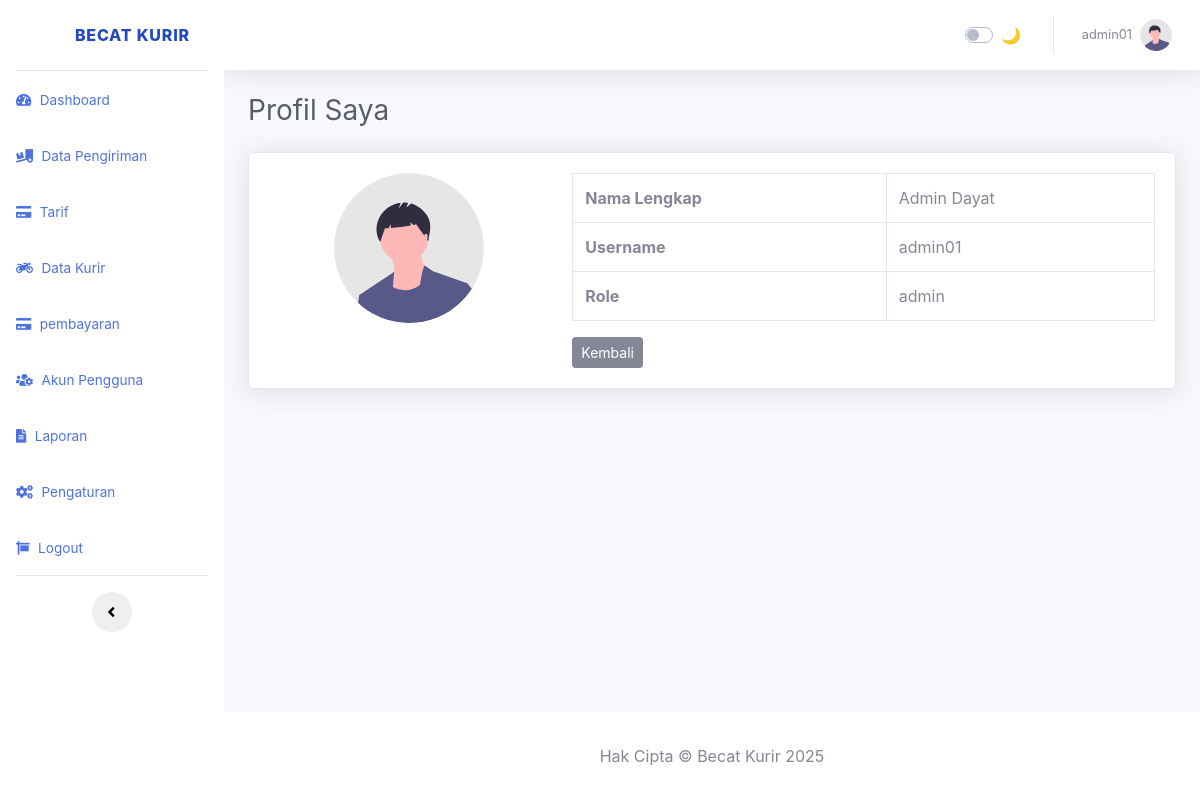
Page /admin-kurir/profil.php (signed in) on the earlier database version.
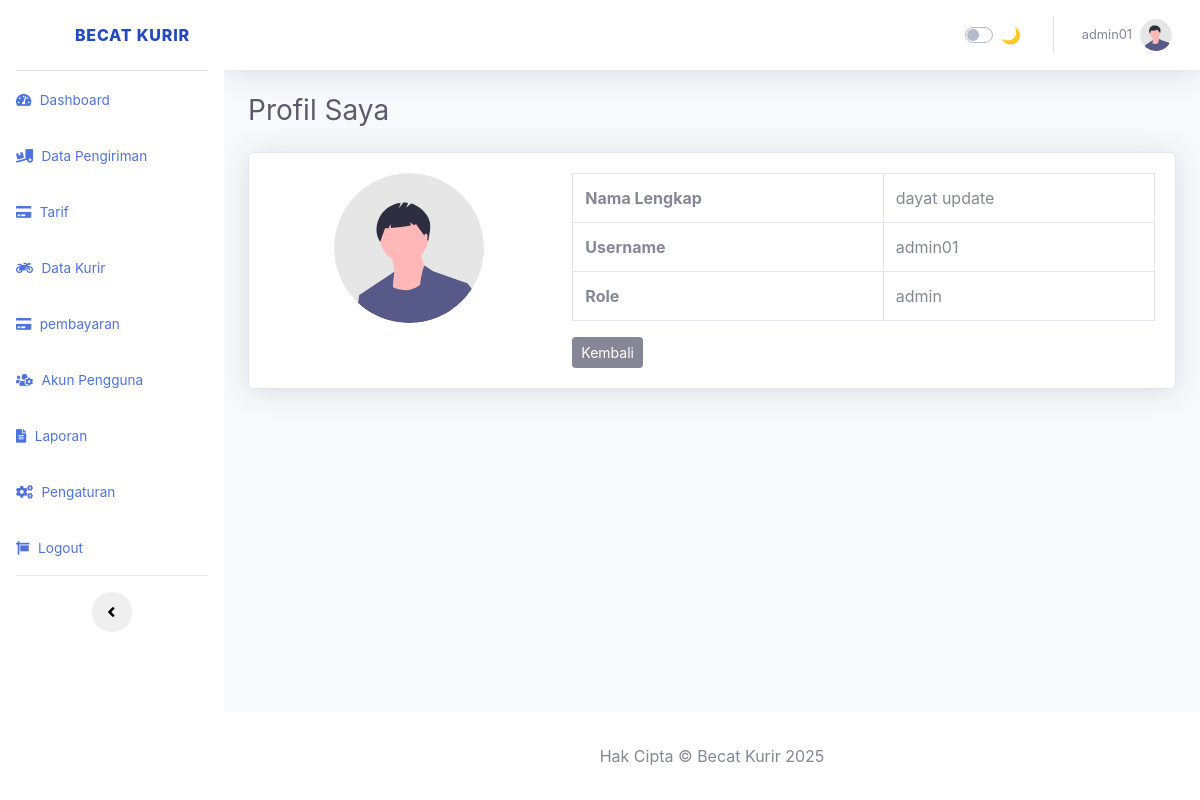
Same page on the later database version.
### tables this page shows
CREATE TABLE `tbl_user` (
  `id_user` int NOT NULL,
  `username` varchar(20) DEFAULT NULL,
  `password` varchar(50) DEFAULT NULL,
  `role` enum('admin','kurir','user') NOT NULL DEFAULT 'user',
  `nama` varchar(30) DEFAULT NULL
);

### admin-kurir/profil.php (the view, shortened to what this page needs)
<?php
include 'config/koneksi.php';
$id_user = $_SESSION['id_user'];
$query = mysqli_query($conn, "SELECT * FROM tbl_user WHERE id_user = '$id_user'");
$data = mysqli_fetch_assoc($query);
?>
<!DOCTYPE html>
<html lang="en">
<head>
  <link href="vendor/fontawesome-free/css/all.min.css" rel="stylesheet">
  <link href="css/sb-admin-2.min.css" rel="stylesheet">
</head>
<body id="page-top">
  <div id="wrapper">
    <?php include 'sidebar.php'; ?>
    <div id="content-wrapper" class="d-flex flex-column">
      <div id="content">
        <?php include 'navbar.php'; ?>
        <div class="container-fluid">
          <h1 class="h3 mb-4 text-gray-800">Profil Saya</h1>
          <div class="card shadow mb-4">
            <div class="card-body">
              <?php if ($data): ?>
              <div class="row">
                <div class="col-md-4 text-center">
                  <img src="img/undraw_profile.svg" class="img-fluid rounded-circle mb-3" width="150" alt="Profile">
                </div>
                <div class="col-md-8">
                  <table class="table table-bordered">
                    <tr>
                      <th>Nama Lengkap</th>
                      <td><?= htmlspecialchars($data['nama']) ?></td>
                    </tr>
                    <tr>
                      <th>Username</th>
                      <td><?= htmlspecialchars($data['username']) ?></td>
                    </tr>
                    <tr>
                      <th>Role</th>
                      <td><?= htmlspecialchars($data['role']) ?></td>
                    </tr>
                  </table>
                  <a href="dashboard.php" class="btn btn-secondary btn-sm">Kembali</a>
                </div>
              </div>
              <?php else: ?>
              <div class="alert alert-danger">Data user tidak ditemukan.</div>
              <?php endif; ?>
            </div>
          </div>
        </div>
      </div>
      <?php include 'footer.php'; ?>
    </div>
  </div>
</body>
</html>

### admin-kurir/sidebar.php
<ul class="navbar-nav sidebar accordion" id="accordionSidebar">
    <a class="sidebar-brand d-flex align-items-center justify-content-center" href="dashboard.php">
        <div class="sidebar-brand-icon rotate-n-15">
            <i class="fas fa-shipping-fast text-white"></i>
        </div>
        <div class="sidebar-brand-text mx-3">Becat Kurir</div>
    </a>
    <hr class="sidebar-divider my-0" />
    <li class="nav-item">
        <a class="nav-link" href="dashboard.php">
            <i class="fas fa-tachometer-alt"></i>
            <span>Dashboard</span></a>
    </li>
    <li class="nav-item">
        <a class="nav-link" href="data_order.php">
            <i class="fas fa-truck-loading"></i>
            <span>Data Pengiriman</span></a>
    </li>
    <li class="nav-item">
        <a class="nav-link" href="data_tarif.php">
            <i class="fas fa-credit-card"></i>
            <span>Tarif</span></a>
    </li>
    <li class="nav-item">
        <a class="nav-link" href="data_kurir.php">
            <i class="fas fa-motorcycle"></i>
            <span>Data Kurir</span></a>
    </li>
    <?php if (isset($_SESSION['level']) && $_SESSION['level'] === 'admin'): ?>
    <li class="nav-item">
        <a class="nav-link" href="pembayaran.php">
            <i class="fas fa-credit-card"></i>
            <span>pembayaran</span></a>
    </li>
    <li class="nav-item">
        <a class="nav-link" href="akun.php">
            <i class="fas fa-users-cog"></i>
            <span>Akun Pengguna</span></a>
    </li>
    <li class="nav-item">
        <a class="nav-link" href="laporan_pengiriman.php">
            <i class="fas fa-file-alt"></i>
            <span>Laporan</span></a>
    </li>
    <li class="nav-item">
        <a class="nav-link" href="pengaturan.php">
            <i class="fas fa-cogs"></i>
            <span>Pengaturan</span></a>
    </li>
    <?php endif; ?>
    <li class="nav-item">
        <a class="nav-link" href="logout.php">
            <i class="fas fa-sign"></i>
            <span>Logout</span></a>
    </li>
    <hr class="sidebar-divider d-none d-md-block" />
    <div class="text-center d-none d-md-inline">
        <button class="rounded-circle border-0" id="sidebarToggle"></button>
    </div>
</ul>

Differences in the rows shown:
changed tbl_user "admin01": nama "Admin Dayat" → "dayat update"
